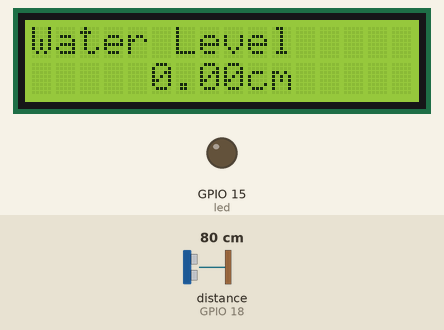
Bench run of a sketch on a simulated ESP32. Parts: 16×2 character LCD, output pins drawn as LEDs (lit = HIGH). Wiring (inferred from the names in the program): ultrasonic range finder: trigger GPIO 5; echo GPIO 18. Dashed ring = blinking. The test bench sets the inputs (shaded band); at power-on: distance to the obstacle (sensor on GPIO 18) 80 cm. The echo pulse lasts 58.3 µs per cm; WiFi joins after 1.5 s; servers stay silent unless stated; uploads are accepted with an empty reply; pins used as bus, display or sensor lines are not drawn; what the sketch prints to the serial monitor is not drawn.

Above: at 5.2 s.
5.3 s: distance to the obstacle (sensor on GPIO 18) set to 2 cm
At 11.1 s:
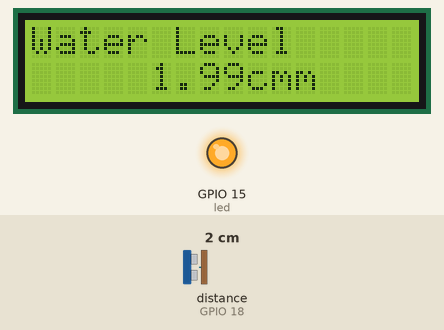
11.5 s: distance to the obstacle (sensor on GPIO 18) set to 17 cm
At 14.7 s:
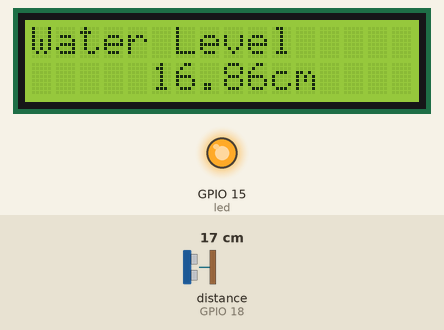
15.9 s: distance to the obstacle (sensor on GPIO 18) set to 22 cm
At 17.1 s:
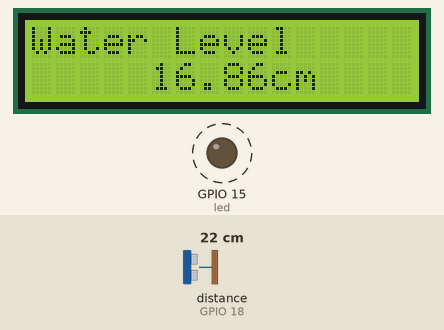
Timing chart, 0 to 26.4 s (numbered marks = the images above; inputs shaded):
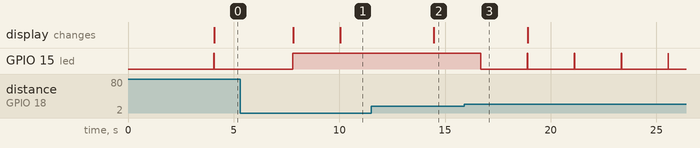

Measured:
- the behaviour switches between 20 and 21 cm on distance to the obstacle (sensor on GPIO 18) (found by bisection; images 2 and 3)
- after the input at 5.3 s, GPIO 15 (led): goes on until 7.8 s, then stays HIGH; the display: first differs from a run without the input after 4.7 s (image 1)
- after the input at 11.5 s, the display: changes after 3.0 s (image 2)
- after the input at 15.9 s, GPIO 15 (led): alternates HIGH for 0.02 s and LOW for 2.2 s, starting after 0.79 s

The sketch:

db.ino
```cpp
/**
 * BasicHTTPClient.ino
 *
 *  Created on: 24.05.2015
 *
 */

#include <Arduino.h>
#include <LiquidCrystal_I2C.h>
#include <WiFi.h>
#include <WiFiMulti.h>
#include <WiFiClient.h>
#include <WebServer.h>
#include <ESPmDNS.h>
#include <HTTPClient.h>
#define SOUND_SPEED 0.034
const int trigPin = 5;
const int echoPin = 18;
int led = 15;
long duration;
float distanceCm;

const char* ssid = "DUFIE-HOSTEL";
const char* password = "Duf1e@9723";
WebServer server(80);

WiFiMulti wifiMulti;

LiquidCrystal_I2C lcd(0x27,16,2);  // set the LCD address to 0x27 for a 16 chars and 2 line display


void setup() {

    lcd.init();
    lcd.clear();
    lcd.backlight();      // Make sure backlight is on

    pinMode(trigPin, OUTPUT); // Sets the trigPin as an Output
    pinMode(echoPin, INPUT); // Sets the echoPin as an Input
    pinMode(led, OUTPUT); // Sets the trigPin as an Output

    Serial.begin(115200);

    Serial.println();
    Serial.println();
    Serial.println();

    for(uint8_t t = 4; t > 0; t--) {
        Serial.printf("[SETUP] WAIT %d...\n", t);
        Serial.flush();
        delay(1000);
    }

    wifiMulti.addAP("DUFIE-HOSTEL", "Duf1e@9723");

}

void loop() {

    digitalWrite(led, HIGH);
   // Print a message on both lines of the LCD.
    lcd.setCursor(0,0);   //Set cursor to character 2 on line 0
    lcd.print("Water Level");

    lcd.setCursor(5,1);   //Move cursor to character 2 on line 1
    lcd.print(distanceCm);
    lcd.print("cm");


    digitalWrite(trigPin, LOW);
    delayMicroseconds(2);

    digitalWrite(trigPin, HIGH);
    delayMicroseconds(10); // Sets the trigPin on HIGH state for 10 micro seconds
    digitalWrite(trigPin, LOW);

    duration = pulseIn(echoPin, HIGH); // Reads the echoPin, returns the sound wave travel time in microseconds

    distanceCm = duration * SOUND_SPEED/2;  // Calculate the distance

    // turns on the led when the water level is below 5cm
    if(distanceCm < 20){
      digitalWrite(led, HIGH);   // turn the led on

    }else {
      digitalWrite(led, LOW);    // turn the led off
    }

    Serial.print("Distance (cm): ");
    Serial.println(distanceCm);

    // wait for WiFi connection
    if((wifiMulti.run() == WL_CONNECTED)) {

        HTTPClient http;

        Serial.print("[HTTP] begin...\n");
        // configure traged server and url
        //http.begin("https://www.howsmyssl.com/a/check", ca); //HTTPS
        http.begin("http://192.168.102.13/iot/midsem.php?DistanceCm="+String (distanceCm)); //HTTP

        Serial.print("[HTTP] GET...\n");
        // start connection and send HTTP header
        int httpCode = http.GET();

        // httpCode will be negative on error
        if(httpCode > 0) {
            // HTTP header has been send and Server response header has been handled
            Serial.printf("[HTTP] GET... code: %d\n", httpCode);

            // file found at server
            if(httpCode == HTTP_CODE_OK) {
                String payload = http.getString();
                Serial.println(payload);
            }
        } else {
            Serial.printf("[HTTP] GET... failed, error: %s\n", http.errorToString(httpCode).c_str());
        }

        http.end();
    }

    delay(2000);
}
```
